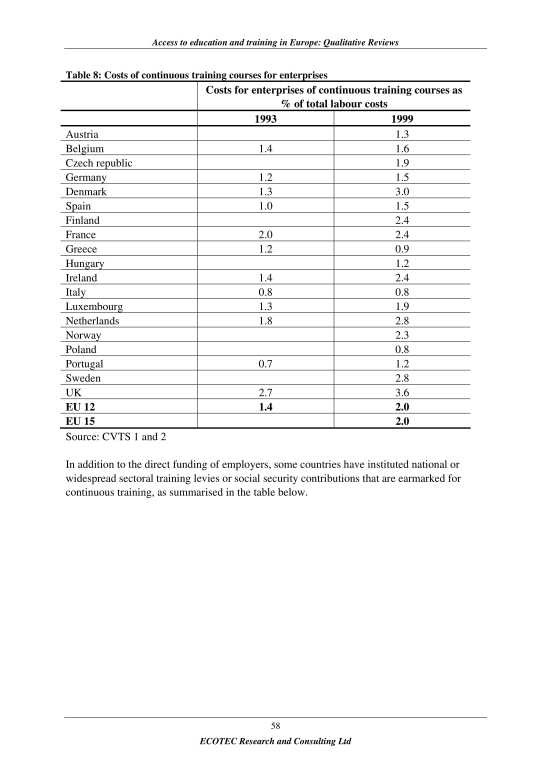
//> input picture ressources/eu-007/eu-007-4.jpg, 1653 x 2339 px (shown at 1/3 size)
$ ./detectionLHV   (built with g++ and OpenCV 4)
//> lines starting //> are read from the running program, lines starting //| are printed output that depends on the picture; after the words box and inside, x2 and y2 are one past the last pixel; in counts of white or black regions, pixels touching at a corner belong together
#include "opencv2/imgcodecs.hpp"
#include "opencv2/highgui.hpp"
#include "opencv2/imgproc.hpp"
#include <iostream>
#include <stdio.h>
#include <string>
#include <fstream>
#include <streambuf>

using namespace cv;
using namespace std;

/// Global variables
Mat  maskPE, src, src_gray, dst, mask1, mask2, cdstP, maskHorizontal, maskVertical, maskVeriteTerrain, test;
int thresh = 200;
int max_thresh = 255;
RNG rng(12345);
const char* source_window = "Source image";
const char* corners_window = "Corners detected";
char myArray[10000];
String cordonner[10000];


vector<Vec4i> linesHori;
vector<Vec4i> linesVerti;
string type2str(int type) {
    string r;

    uchar depth = type & CV_MAT_DEPTH_MASK;
    uchar chans = 1 + (type >> CV_CN_SHIFT);

    switch (depth) {
    case CV_8U:  r = "8U"; break;
    case CV_8S:  r = "8S"; break;
    case CV_16U: r = "16U"; break;
    case CV_16S: r = "16S"; break;
    case CV_32S: r = "32S"; break;
    case CV_32F: r = "32F"; break;
    case CV_64F: r = "64F"; break;
    default:     r = "User"; break;
    }

    r += "C";
    r += (chans + '0');

    return r;
}

void ThinSubiteration1(Mat& pSrc, Mat& pDst, vector <Vec4i>& linesV, vector <Vec4i>& linesH) {
    int rows = pSrc.rows;
    int cols = pSrc.cols;


    Vec4i l;
    int cpt = 0;
    pSrc.copyTo(pDst);
    string ty = type2str(pSrc.type());
    pDst = Mat::zeros(pSrc.size(), pSrc.type());

    cvtColor(pDst, pDst, COLOR_GRAY2BGR);

    // printf("Matrix thin: %s %dx%d \n", ty.c_str(), pSrc.cols, pSrc.rows);

    int epsilon = 5;


    for (int i = 0; i < rows - epsilon; i++) {

        // soit 0 (noir) soit 255 (blanc)
        int currentColor = (int)pSrc.at<uchar>(i, 0);


        if (currentColor == 255) {
            l[0] = 0;
            l[1] = i;
            l[2] = cols;
            l[3] = i;
            // ligne horizontale
            line(pDst, Point(0, i), Point(cols, i), Scalar(255, 255, 255), 1, LINE_AA);
            linesH.push_back(l);
            cpt++;
            i += 5;
        }
        //printf("color = %d\n", currentColor);
    }
    //printf("channel == %d \n", pSrc.channels());

    // ne marche pas
    for (int i = 0; i < cols; i++) {
        //printf("i = %d\n", i);
        // soit 0 (noir) soit 255 (blanc)

        int currentColor = (int)pSrc.at<uchar>(0, i);


        if (currentColor == 255) {
            //line(pDst, Point(i, 0), Point(i, rows), Scalar(0, 0, 255), 3, LINE_AA);
            line(pDst, Point(i, 0), Point(i, rows), Scalar(255, 255, 255), 1, LINE_AA);
            l[0] = i;
            l[1] = 0;
            l[2] = i;
            l[3] = rows;
            linesV.push_back(l);
            cpt++;
            //printf("point = (%d, %d)\n", i, 0);
            i += 5;
        }
        //printf("color = %d\n", currentColor);

    }

    //printf("detection de %d lignes", cpt);

}


double angleBetween(const Point& v1, const Point& v2)
{
    double delta_x, delta_y;
    double x1 = v1.x;
    double y1 = v1.y;
    double x2 = v2.x;
    double y2 = v2.y;
    delta_x = abs(x2 - x1);
    delta_y = abs(y2 - y1);

    double theta_radians = atan2(delta_y, delta_x);
    double angleDegres = atan2(delta_y, delta_x) * 180 / CV_PI;

    return angleDegres;
}

// [46 lines left out: functions getHorizontalLigne, getVerticalLigne, not called in this run]

// angle en radiant
void getAnglesLines(double epsilon, double angle, vector<Vec4i> linesP, Mat cdstP, int densite) {
    maskHorizontal = Mat::zeros(dst.size(), dst.type());
    maskVertical = Mat::zeros(dst.size(), dst.type());

    // Draw the lines
    double dens = (double)densite / 10;
    int cpt = 0;

    // Draw the lines
    for (size_t i = 0; i < linesP.size(); i++)
    {
        //ajouter ici pour gérer angle
        Vec4i l = linesP[i];

        Point point1 = Point(l[0], l[1]);
        Point point2 = Point(l[2], l[3]);

        // check the density of the line
        LineIterator it(dst, point1, point2, 8);

        std::vector<cv::Vec3b> buf(it.count);
        std::vector<cv::Point> points(it.count);
        int countBlack = 0;

        for (int i = 0; i < it.count; i++, ++it) {
            int gray = (int)dst.at<uchar>(it.pos());
            //les lignes sont blaches sur font noir
            if (gray == 255) {
                countBlack++;
            }
        }

        // 90% of black pixel in the line
        double resultat = ((double)countBlack) / ((double)it.count);


        if (angle == 91) {

            //Horizntal
            if ((angleBetween(point1, point2) <= (0 + epsilon) && angleBetween(point1, point2) >= (0 - epsilon))) {
                if (resultat > dens) {
                    // avec prolongement

                    line(mask1, Point(0, l[1]), Point(src.cols, l[3]), Scalar(255, 255, 255), 1, LINE_AA);
                    line(maskHorizontal, point1, point2, Scalar(255, 255, 255), 1, LINE_AA);

                    //line(cdstP, Point(0, l[1]), Point(src.cols, l[3]), Scalar(0, 0, 255), 1, LINE_AA);
                    linesHori.push_back(l);
                    line(cdstP, point1, point2, Scalar(0, 0, 255), 1, LINE_AA);
                    //line(mask1, point1, point2, Scalar(255, 255, 255), 3, LINE_AA);

                }

            }
            else if ((angleBetween(point1, point2) <= (90 + epsilon) && angleBetween(point1, point2) >= (90 - epsilon))) {


                if (resultat > dens) {
                    line(cdstP, point1, point2, Scalar(0, 0, 255), 1, LINE_AA);
                    //line(mask1, point1, point2, Scalar(255, 255, 255), 3, LINE_AA);
                    //line(cdstP, Point(l[0], 0), Point(l[2], src.rows), Scalar(0, 0, 255), 1, LINE_AA);
                    line(mask1, Point(l[0], 0), Point(l[2], src.rows), Scalar(255, 255, 255), 1, LINE_AA);
                    line(maskVertical, point1, point2, Scalar(255, 255, 255), 1, LINE_AA);

                    linesVerti.push_back(l);


                }

            }
        }

        else  if (angleBetween(point1, point2) <= (angle + epsilon) && angleBetween(point1, point2) >= (angle - epsilon)) {

            if (resultat > dens) {

                // prolongement vertical
                if (angle >= 90 - epsilon && angle <= 90 + epsilon) {


                    // ajout de la droite détéctée dans le masque
                    line(mask1, Point(l[0], 0), Point(l[2], src.rows), Scalar(255, 255, 255), 1, LINE_AA);

                    line(cdstP, Point(l[0], 0), Point(l[2], src.rows), Scalar(0, 0, 255), 1, LINE_AA);
                    cpt++;
                }


                // prolongement horizontal
                else if (angle >= 0 - epsilon && angle <= 0 + epsilon) {

                    line(mask1, Point(0, l[1]), Point(src.cols, l[3]), Scalar(255, 255, 255), 1, LINE_AA);
                    line(cdstP, Point(0, l[1]), Point(src.cols, l[3]), Scalar(0, 0, 255), 1, LINE_AA);
                    cpt++;

                }
                else {
                    line(cdstP, point1, point2, Scalar(0, 0, 255), 1, LINE_AA);
                    line(mask1, point1, point2, Scalar(255, 255, 255), 1, LINE_AA);

                }


            }
        }

    }

    //printf("compteur %d", cpt);
    //cv::imshow("Detected Lines (in red) - Probabilistic Line Transform", cdstP);
    // Wait and Exit
   // cv::waitKey();
}

// angle en radiant
// [21 lines left out: function checkLinesMask, not called in this run]
vector<cv::Point2f> getCoin(Mat cdstP, vector <Vec4i> linesV, vector <Vec4i> linesH) {

    std::vector<cv::Point2f> corners;
    Mat copy = cdstP.clone();
    //getAnglesLines(epsilon, angle, linesP, cdstP, densite, linesH, linesV);
    int cpt = 0;

    for (size_t i = 0; i < linesH.size(); ++i) {
        Vec4i line = linesH[i];
        Point pointA = Point(line[0], line[1]);
        Point pointB = Point(line[2], line[3]);
        int aH = pointB.y - pointA.y;
        int bH = pointA.x - pointB.x;
        int cH = aH * (pointA.x) + bH * (pointA.y);
        int premintH = -1;
        int premintV = -1;
        for (size_t j = 0; j < linesV.size(); ++j) {
            Vec4i l = linesV[j];
            Point pointC = Point(l[0], l[1]);
            Point pointD = Point(l[2], l[3]);
            int aV = pointD.y - pointC.y;
            int bV = pointC.x - pointD.x;
            int cV = aV * (pointC.x) + bV * (pointC.y);
            int det = aH * bV - aV * bH;
            if (det != 0.) {
                int interx = (bV * cH - bH * cV) / det;
                int intery = (aH * cV - aV * cH) / det;
                Point p = Point(interx, intery);
                corners.push_back(p);
                cpt++;
            }
        }
    }

    for (size_t i = 0; i < corners.size(); i++) {
        circle(copy, corners[i], 4, Scalar(rng.uniform(0, 255), rng.uniform(0, 255), rng.uniform(0, 255)), -1, 8, 0);
    }
    //printf("NOMBREE DE CORNER = %d\n", cpt);
    imshow("Corner (in red) ", copy);
    return corners;
}

void partieEnglebante(vector<Point2f> corners, vector<Point2f> sommets, Mat src) {
    //initialisation du masque
    maskPE = Mat::zeros(src.size(), src.type());
    // parcourir tous les points detecter dans le tablea
    for (int i = 0; i < corners.size(); ++i) {
        Point2f p = corners[i];
        if (i < corners.size() - 1) {
            // dessiner une ligne si le point est aligné avec l'un des autres points du tableau
            for (int j = i; j < corners.size(); ++j) {
                Point2f point2F = corners[j];
                if (p.y == point2F.y) {
                    line(maskPE, p, point2F, Scalar(255, 255, 255), 3, LINE_AA);
                }
                if ((p.x == point2F.x)) {
                    line(maskPE, p, point2F, Scalar(255, 255, 255), 3, LINE_AA);
                }

            }
        }
        // finir les lignes manquantes
        if (p.x > sommets[0].x && p.x < sommets[1].x) {
            Point2f point = Point2f(p.x, sommets[0].y);
            Point2f point2 = Point2f(p.x, sommets[1].y);
            line(maskPE, p, point, Scalar(255, 255, 255), 3, LINE_AA);
            line(maskPE, p, point2, Scalar(255, 255, 255), 3, LINE_AA);
        }
        if (p.y > sommets[1].y && p.y < sommets[3].y) {
            Point2f point = Point2f(sommets[1].x, p.y);
            Point2f point2 = Point2f(sommets[3].x, p.y);
            line(maskPE, p, point, Scalar(255, 255, 255), 3, LINE_AA);
            line(maskPE, p, point2, Scalar(255, 255, 255), 3, LINE_AA);
        }

    }

    cv::imshow("Partie englobante", maskPE);
}
void vote(vector<cv::Point2f> corners, vector <Vec4i> linesV, vector <Vec4i> linesH, Mat cdstP, vector<Vec4i> linesP) {
    //printf("DEBUT \n");
    int epsilon = 5;
    string ty = type2str(maskVertical.type());


    // printf("\nMatrix maskVertical: %s %dx%d \n", ty.c_str(), maskVertical.cols, maskVertical.rows);
     // regroupe tous les corner sur une même ligne verticale
    vector<cv::Point2f> goodCorner;
    vector<cv::Point2f> pointV;
    vector<cv::Point2f> pointH;

    for (int i = 0; i < corners.size(); i++) {
        Point p = corners[i];

        int row = p.y;
        int col = p.x;

        int gray = (int)maskVertical.at<uchar>(row, col);
        // printf("%d avec channel = %d\n", gray, maskVertical.channels());

        if (gray != 0) {
            gray = (int)maskHorizontal.at<uchar>(row, col);

            if (gray != 0) {
                goodCorner.push_back(p);

            }
        }


    }

    //printf("corner = %d %d\n", p.x, p.y);
    Mat coinTest = cdstP.clone();
    vector<Point2f> quatresCoins;
    Point2f firstPoint;
    if (goodCorner.size() > 0) {
        firstPoint = goodCorner[0];
        Point2f dernierPoint = goodCorner[goodCorner.size() - 1];
        quatresCoins.push_back(firstPoint);
        quatresCoins.push_back(dernierPoint);
        for (int i = 0; i < goodCorner.size(); i++) {
            Point2f point2F = goodCorner[i];
            if (point2F.x == firstPoint.x && point2F.y == dernierPoint.y) {
                quatresCoins.push_back(point2F);
            }
            if (point2F.x == dernierPoint.x && point2F.y == firstPoint.y) {
                quatresCoins.push_back(point2F);
            }
            //circle(coinTest, goodCorner[i], 4, Scalar(rng.uniform(0, 255), rng.uniform(0, 255), rng.uniform(0, 255)), -1, 8, 0);
        }
    }

    for (int k = 0; k < quatresCoins.size(); ++k) {
        Point2f p = quatresCoins[k];


        for (int v = 0; v < linesV.size(); ++v) {
            if (linesV[v][0] == p.x) {
                for (int m = linesV[v][1]; m < linesV[v][3]; ++m) {
                    Point2f pbisV = Point2f(p.x, m);
                    int row = pbisV.y;
                    int col = pbisV.x;
                    int grayV = (int)maskVertical.at<uchar>(row, col);
                    if (grayV != 0) {
                        pointV.push_back(pbisV);

                    }
                }
            }
        }


        for (int l = 0; l < linesH.size(); l++) {
            if (linesH[l][1] == p.y) {
                for (int n = linesH[l][0]; n < linesH[l][2]; ++n) {
                    Point2f pbis = Point2f(n, p.y);
                    int row = pbis.y;
                    int col = pbis.x;

                    int gray = (int)maskHorizontal.at<uchar>(row, col);
                    printf("et la\n");

                    if (gray != 0) {

                        pointH.push_back(pbis);

                    }
                }

            }
        }


    }

    int x = 0;
    // cherche le point avec le plus grand x
    Point2f pointXPlusG;
    for (int i = 0; i < pointH.size(); ++i) {
        if (pointH[i].x > x) {
            x = pointH[i].x;
            pointXPlusG = pointH[i];
        }
    }
    // cherche le point avec le plus petit x
    Point2f pointXPlusB = pointXPlusG;
    for (int i = 0; i < pointH.size(); ++i) {
        if (pointH[i].x < pointXPlusB.x) {
            pointXPlusB = pointH[i];
        }
    }
    // cherche le point avec le plus grand y
    int y = 0;
    Point2f pointYPlusG;
    for (int i = 0; i < pointV.size(); ++i) {
        if (pointV[i].y > y) {
            y = pointV[i].y;
            pointYPlusG = pointV[i];
        }
    }
    // cherche le point avec le plus petit y
    Point2f pointYPlusB = pointYPlusG;
    for (int i = 0; i < pointV.size(); ++i) {
        if (pointV[i].y < pointYPlusB.y) {
            pointYPlusB = pointV[i];
        }
    }
    // creation des sommets
    vector<Point2f> sommets;
    Point2f coinHG, coinHD, coinBG, coinBD;
    coinHG = Point2f(pointXPlusB.x, pointYPlusB.y);
    sommets.push_back(coinHG);
    goodCorner.push_back(coinHG);
    coinHD = Point2f(pointXPlusG.x, pointYPlusB.y);
    goodCorner.push_back(coinHD);
    sommets.push_back(coinHD);
    coinBD = Point2f(pointXPlusG.x, pointYPlusG.y);
    coinBG = Point2f(pointXPlusB.x, pointYPlusG.y);
    goodCorner.push_back(coinBD);
    goodCorner.push_back(coinBG);
    sommets.push_back(coinBD);
    sommets.push_back(coinBG);
    for (int i = 0; i < goodCorner.size(); ++i) {
        circle(coinTest, goodCorner[i], 4, Scalar(rng.uniform(0, 255), rng.uniform(0, 255), rng.uniform(0, 255)), -1, 8, 0);
    }
    partieEnglebante(goodCorner, sommets, cdstP);
    // [4 lines of commented-out code are left out]
    imshow("GOOD CORNERS ", coinTest);

}

void veriteTerrainMask() {
    // Mat src = imread("ressources/eu-004/eu-004-3.jpg");
    maskVeriteTerrain = Mat::zeros(src.size(), src.type());
    String pixel;
    int num_characters = 0;
    int i = 0;
    int j = 0;
    std::string cmpt;


    ifstream myfile("ressources/test7_2.txt");

    if (myfile.is_open())
    {
        while (!myfile.eof())
        {
            myfile >> myArray[i];
            i++;
            num_characters++;
        }
        //Partie du read pour recuperer les numeros du fichier dans un Array de string
        for (i = 0; i < num_characters; i++) {
            if (myArray[i] != '-' && myArray[i] != ',' && myArray[i] != '.') {
                cmpt.push_back(myArray[i]);

            }
            else {
                cordonner[j] = cmpt;
                j++;
                cmpt = "";

            }
        }

        for (i = 0; i < j; i++) {
            if (i + 3 < j) {
                double x1 = stoi(cordonner[i]);
                double y1 = stoi(cordonner[i + 1]);

                int newX1 = (int)x1 * 0.35;
                int newY1 = (int)y1 * 0.35;

                int x2 = stoi(cordonner[i + 2]);
                int y2 = stoi(cordonner[i + 3]);

                int newX2 = (int)x2 * 0.35;
                int newY2 = (int)y2 * 0.35;
                Point point1 = Point(stoi(cordonner[i]), stoi(cordonner[i + 1]));
                Point point2 = Point(stoi(cordonner[i + 2]), stoi(cordonner[i + 3]));
                //line(maskVeriteTerrain, point1, point2, Scalar(255, 255, 255), 1, LINE_AA);
                line(maskVeriteTerrain, Point(newX1, newY1), Point(newX2, newY2), Scalar(255, 255, 255), 1, LINE_AA);

                i = i + 3;

            }
        }
        // a revoir ac le resize
       // cv::resize(maskVeriteTerrain, test, cv::Size(), 0.35, 0.35);
        cv::imshow("Verite Terrain", maskVeriteTerrain);
        int diff = 0;
        int point = 0;

        int pointPE = 0;

        double vraiPos = 0; //s font bien partit de la boîte englobante du maskVeriteTerrain et notre detection
        double fauxPositif = 0; //pixels ne sont pas dans la boîte englobante du maskVeriteTerrain mais dans detection
        double fauxNegatif = 0;

        for (int k = 0; k < maskPE.rows; ++k) {
            for (int l = 0; l < maskPE.cols; ++l) {
                int g = maskPE.at<uchar>(k, l);
                if (g != 0) {
                    pointPE++;
                }
            }
        }

        int dilatationSize = 3;
        Mat kernel = Mat::ones(dilatationSize, dilatationSize, CV_8UC1);
        dilate(maskVeriteTerrain, maskVeriteTerrain, kernel);

        for (int k = 0; k < maskVeriteTerrain.rows; ++k) {
            for (int l = 0; l < maskVeriteTerrain.cols; ++l) {
                int vT = maskVeriteTerrain.at<uchar>(k, l);
                if (vT != 0) {
                    point++;
                }
                int pE = maskPE.at<uchar>(k, l);
                if (vT != pE && vT != 0 && pE != 0) {
                    diff++;
                }
                if (pE != 0 && vT != 0) {
                    vraiPos++;
                }

                if (pE != 0 && vT == 0) {
                    fauxPositif++;
                }

                // fossé ici
                if (pE == 0 && vT != 0) {
                    fauxNegatif++;
                }
            }
        }
        double precision = vraiPos / (vraiPos + fauxPositif);
        double rappel = vraiPos / (vraiPos + fauxNegatif);

        double f = 2 * ((precision * rappel) / (precision + rappel));
        Mat dest;
        addWeighted(maskPE, 0.3, maskVeriteTerrain, 0.7, 0.0, dest);
        printf("nb de points blancs dans le masque verite terrain %d\n", point);
        printf("nb de points dans blancs le masque partie Englebante %d\n", pointPE);
        printf("nb points diff %d\n", diff);
        printf("nb de points vraiPositifs  %lf\n", vraiPos);

        printf("\n\nVrai positif = %lf\n Faux positifs = %lf\n Faux negatifs = %lf et f = %lf\n", vraiPos, fauxPositif, fauxNegatif, f);
        // Wait and Exit
        imshow("fusion masques ", dest);
        cv::waitKey();
    }
}
int main(int argc, char** argv)
{
    Mat cdst;
    // Read original image
    Mat Imgsrc = imread("ressources/eu-007/eu-007-4.jpg");
//> Imgsrc is the input picture: 2339 rows x 1653 cols, CV_8UC3; min 0, max 255, mean 246.9
    cv::resize(Imgsrc, src, cv::Size(), 0.35, 0.35);
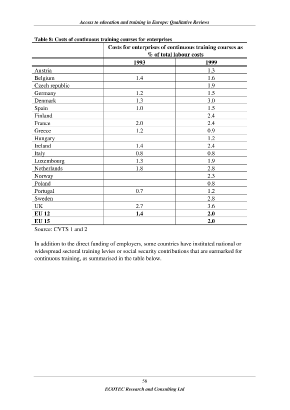
//> src: 819 rows x 579 cols, CV_8UC3 (shown at 1/2 size); min 0, max 255, mean 246.7

    //if fail to read the image
    if (!src.data)
    {
        cout << "Error loading the image" << endl;
        return -1;
    }

    int epsilon = 5;

    // Create a window
    namedWindow("My Window", 1);

    //Create trackbar to change brightness
    int degre = 91;
    createTrackbar("Degré", "My Window", &degre, 91);

    //Create trackbar to change contrast
    int epaisseur = 5;
    createTrackbar("Épaisseur", "My Window", &epaisseur, 10);

    //Create trackbar to change contrast
    int densite = 9;
    createTrackbar("Densité", "My Window", &densite, 10);


    while (true)
    {

        // Edge detection
        Canny(src, dst, 50, 200, 3);
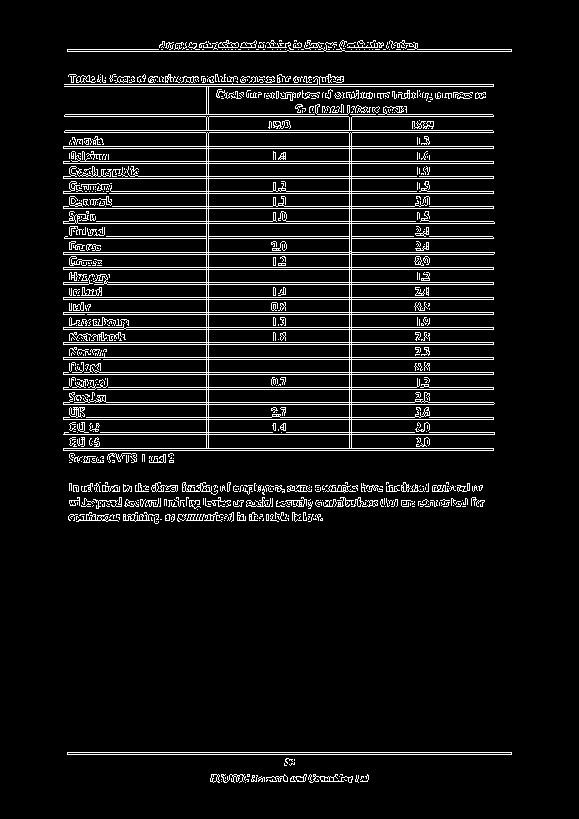
//> dst: 819 rows x 579 cols, CV_8UC1; 7.4% white in thin lines or dots, all inside (x1, y1, x2, y2) = (63, 40, 512, 783)

        // Copy edges to the images that will display the results in BGR
        cvtColor(dst, cdst, COLOR_GRAY2BGR);
        cdstP = cdst.clone();

        // Probabilistic Line Transform
        vector<Vec4i> linesP; // will hold the results of the detection
        HoughLinesP(dst, linesP, 1, CV_PI / 180, 100, 20, 3); // runs the actual detectionver
//> linesP = 119 lines (x1, y1, x2, y2), first 8: [67, 754, 511, 754], [63, 312, 493, 312], [65, 130, 492, 130], [63, 419, 493, 419], [63, 450, 493, 450], [429, 221, 493, 221], [63, 297, 493, 297], [67, 51, 511, 51]

        // notre premier masque, tout noir pour le moment
        mask1 = Mat::zeros(dst.size(), dst.type());


        // dilatation de notre masque
        int dilatationSize = 5;
        Mat kernel = Mat::ones(dilatationSize, dilatationSize, CV_8UC1);
        Mat mask1erode;

        getAnglesLines(epsilon, degre, linesP, cdstP, densite);
//> the loop in getAnglesLines, `for (size_t i = 0; i < linesP.size(); i++)` made 119 passes
//> (countBlack, resultat, x1 in angleBetween, y1 in angleBetween, x2 in angleBetween, y2 in angleBetween, delta_x in angleBetween, x1 in angleBetween (second call)) on passes 1 to 8: (445, 1, 67, 754, 511, 754, 444, 67), (431, 1, 63, 312, 493, 312, 430, 63), (428, 1, 65, 130, 492, 130, 427, 65), (431, 1, 63, 419, 493, 419, 430, 63), (431, 1, 63, 450, 493, 450, 430, 63), (65, 1, 429, 221, 493, 221, 64, 429), (431, 1, 63, 297, 493, 297, 430, 63), (438, 0.984, 67, 51, 511, 51, 444, 67)
//> after the loop in getAnglesLines, `for (size_t i = 0; i < linesP.size(); i++)`:
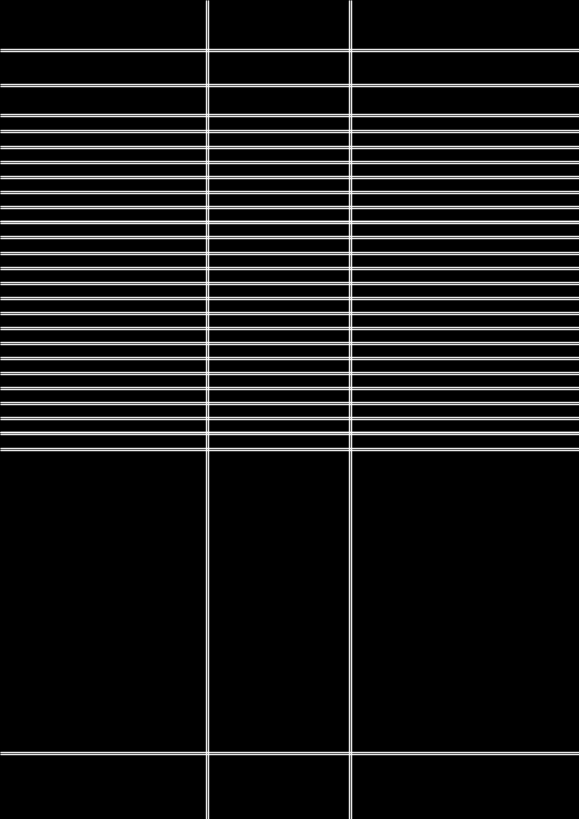
//> mask1: 819 rows x 579 cols, CV_8UC1; min 0, max 255, mean 23.8
//> (the rest of the program and of its run is left out)
